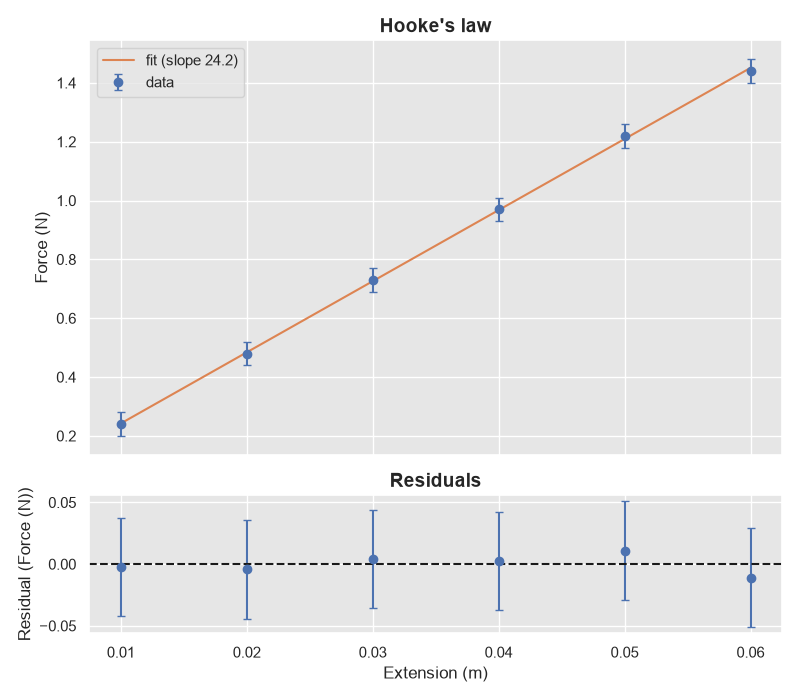
#> input picture examples/hookes_law.png, 800 x 700 px
$ python imageInverter.py examples/hookes_law.png
#> lines starting #> are read from the running program, lines starting #| are printed output that depends on the picture
import argparse
import re
from pathlib import Path

from PIL import Image, ImageColor, ImageOps

SUPPORTED_EXTENSIONS = {".bmp", ".gif", ".jpeg", ".jpg", ".png", ".svg", ".tif", ".tiff"}
COLOR_PROPERTIES = (
	"fill",
	"stroke",
	"color",
	"stop-color",
	"flood-color",
	"lighting-color",
)
COLOR_PATTERN = re.compile(
	rf"(?P<prefix>\b(?:{'|'.join(COLOR_PROPERTIES)})\s*[=:]\s*)(?P<quote>['\"]?)"
	rf"(?P<color>[^;\"']+?)(?P=quote)(?=[;\s>]|$)",
	re.IGNORECASE,
)


def invert_color(color: str) -> str:
	"""Invert a CSS color while preserving its alpha channel."""
	value = color.strip()
	if value.startswith(("url(", "var(", "currentColor")) or value in {
		"none",
		"inherit",
		"initial",
		"unset",
	}:
		return color

	try:
		red, green, blue, *alpha = ImageColor.getcolor(value, "RGBA")
	except ValueError:
		return color

	inverted = (255 - red, 255 - green, 255 - blue, *alpha)
	if alpha and alpha[0] != 255:
		return f"rgba({inverted[0]}, {inverted[1]}, {inverted[2]}, {inverted[3] / 255:g})"
	return f"#{inverted[0]:02x}{inverted[1]:02x}{inverted[2]:02x}"


def invert_svg(svg_path: Path) -> Path:
	"""Invert colors in an SVG and preserve its vector structure."""
	svg = svg_path.read_text(encoding="utf-8")

	def replace_color(match: re.Match[str]) -> str:
		return (
			f"{match.group('prefix')}{match.group('quote')}"
			f"{invert_color(match.group('color'))}{match.group('quote')}"
		)

	inverted = COLOR_PATTERN.sub(replace_color, svg)
	svg_path.write_text(inverted, encoding="utf-8")
	return svg_path

def invert_image(image_path: Path) -> Path:
	"""Save an inverted copy of the image and return its path."""
	if image_path.suffix.lower() == ".svg":
		return invert_svg(image_path)

	with Image.open(image_path) as image:
#> image is the input picture: PIL image 800x700 RGBA; mean R, G, B, A 236, 235.9, 236, 255
		alpha = image.getchannel("A") if "A" in image.getbands() else None
#> alpha: PIL image 800x700 L; every value is 255
		inverted = ImageOps.invert(image.convert("RGB"))
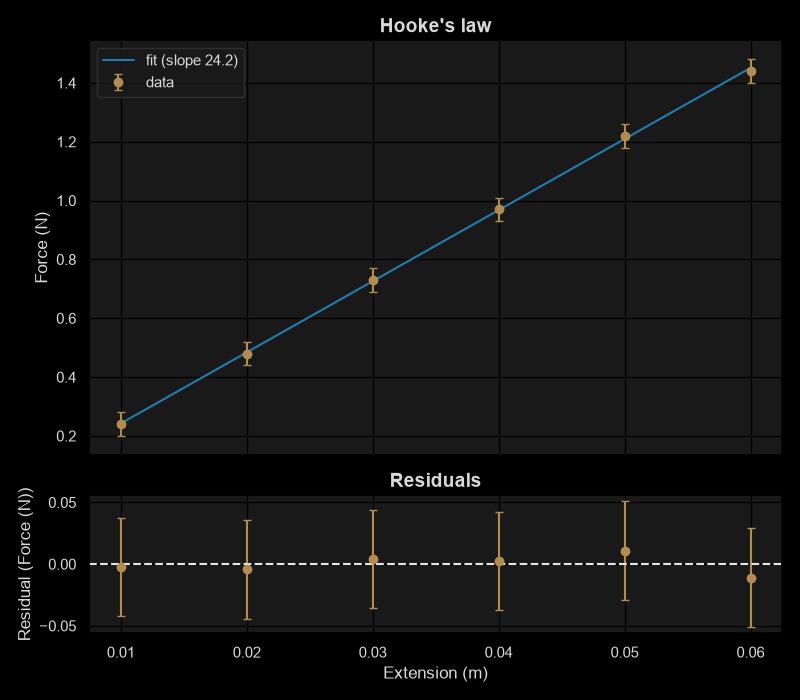
#> inverted: PIL image 800x700 RGB; mean R, G, B 19, 19.1, 19
		if alpha is not None:
			inverted.putalpha(alpha)
#> inverted: PIL image 800x700 RGBA

		output_path = image_path.with_name(
			f"{image_path.stem}{image_path.suffix}"
		)
		inverted.save(output_path)

	return output_path


def get_image_paths(input_path: Path) -> list[Path]:
	"""Return supported images from a file or directory."""
	if input_path.is_file():
		if input_path.suffix.lower() not in SUPPORTED_EXTENSIONS:
			raise ValueError(f"Unsupported image type: {input_path.suffix or '(none)'}")
		return [input_path]

	if input_path.is_dir():
		return sorted(
			path
			for path in input_path.rglob("*")
			if path.is_file() and path.suffix.lower() in SUPPORTED_EXTENSIONS
		)

	raise FileNotFoundError(f"Path does not exist: {input_path}")


def main() -> None:
	parser = argparse.ArgumentParser(description="Invert image colors.")
	parser.add_argument(
		"input_path",
		type=Path,
		help="path to an image file or a directory of images",
	)
	args = parser.parse_args()

	try:
		image_paths = get_image_paths(args.input_path)
	except (FileNotFoundError, ValueError) as error:
		parser.error(str(error))

	for image_path in image_paths:
		output_path = invert_image(image_path)
		print(f"Inverted image saved to: {output_path}")

	if not image_paths:
		parser.error(f"No supported images found in: {args.input_path}")


if __name__ == "__main__":
	main()

$ run again, on examples/radioactive_decay.png
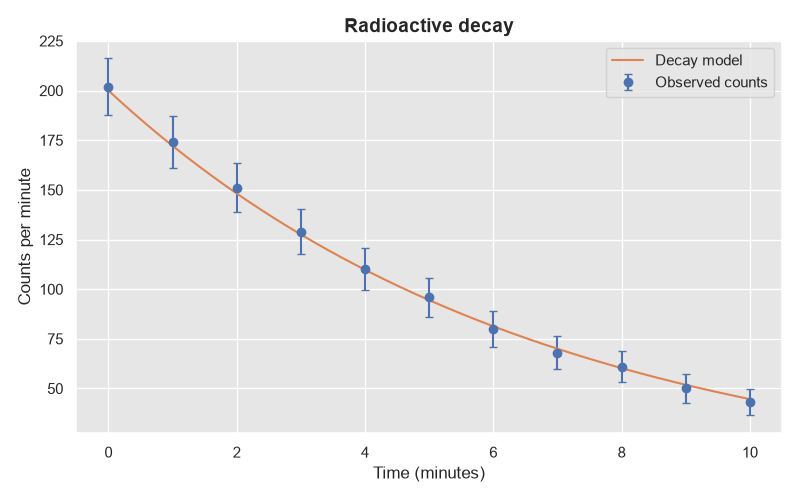
#> input picture examples/radioactive_decay.png, 800 x 500 px
#> in invert_image, image is the input picture: PIL image 800x500 RGBA; mean R, G, B, A 235.9, 235.8, 235.9, 255
#> alpha: PIL image 800x500 L; every value is 255
#> in invert_image, `inverted = ImageOps.invert(image.convert("RGB"))`:
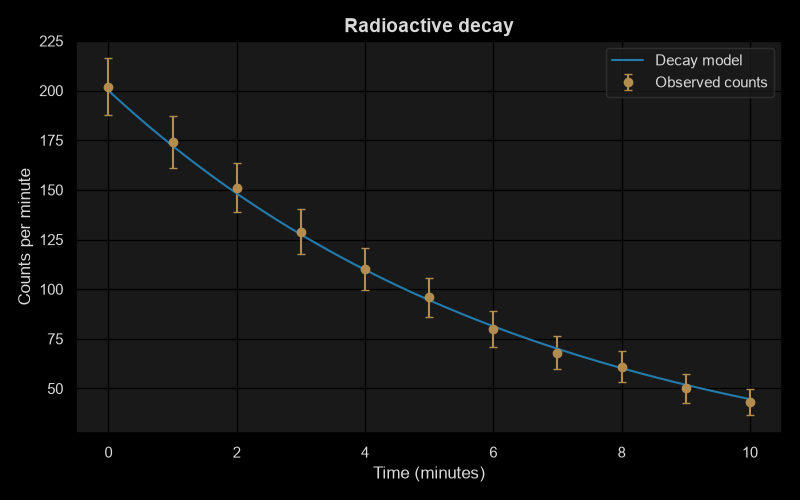
#> inverted: PIL image 800x500 RGB; mean R, G, B 19.1, 19.2, 19.1
